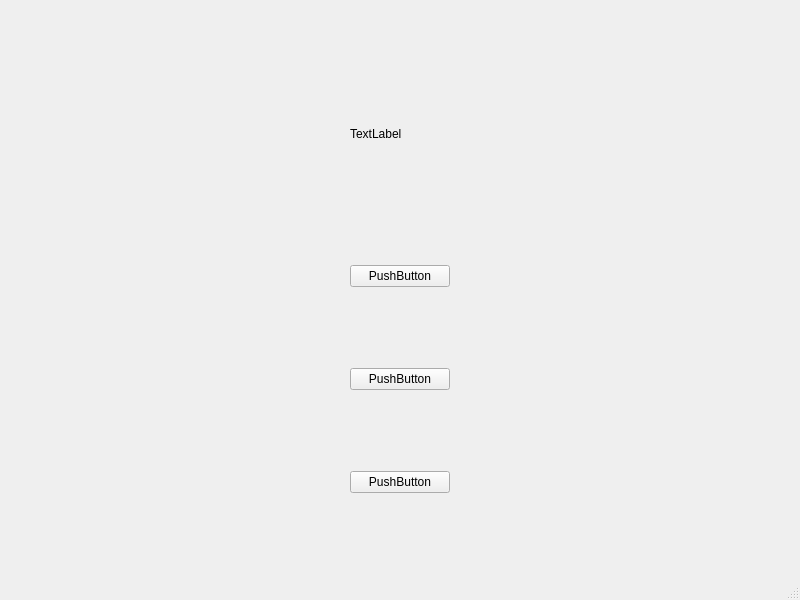
<?xml version="1.0" encoding="UTF-8"?>
<ui version="4.0">
 <class>MainWindow</class>
 <widget class="QMainWindow" name="MainWindow">
  <property name="geometry">
   <rect>
    <x>0</x>
    <y>0</y>
    <width>800</width>
    <height>600</height>
   </rect>
  </property>
  <property name="windowTitle">
   <string>MainWindow</string>
  </property>
  <widget class="QWidget" name="centralwidget">
   <layout class="QGridLayout" name="gridLayout">
    <item row="2" column="0">
     <widget class="QLabel" name="label">
      <property name="maximumSize">
       <size>
        <width>100</width>
        <height>100</height>
       </size>
      </property>
      <property name="text">
       <string>TextLabel</string>
      </property>
     </widget>
    </item>
    <item row="5" column="0">
     <widget class="QPushButton" name="pushButton_2">
      <property name="text">
       <string>PushButton</string>
      </property>
     </widget>
    </item>
    <item row="4" column="0">
     <widget class="QPushButton" name="pushButton">
      <property name="text">
       <string>PushButton</string>
      </property>
     </widget>
    </item>
    <item row="3" column="0">
     <widget class="QPushButton" name="pushButton_3">
      <property name="text">
       <string>PushButton</string>
      </property>
     </widget>
    </item>
   </layout>
  </widget>
  <widget class="QMenuBar" name="menubar">
   <property name="geometry">
    <rect>
     <x>0</x>
     <y>0</y>
     <width>800</width>
     <height>21</height>
    </rect>
   </property>
  </widget>
  <widget class="QStatusBar" name="statusbar"/>
 </widget>
 <resources/>
 <connections/>
</ui>
